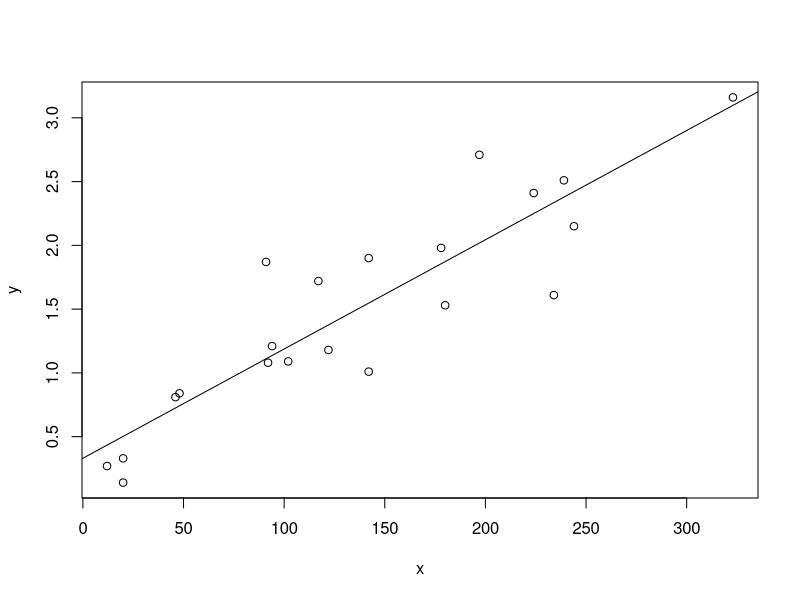
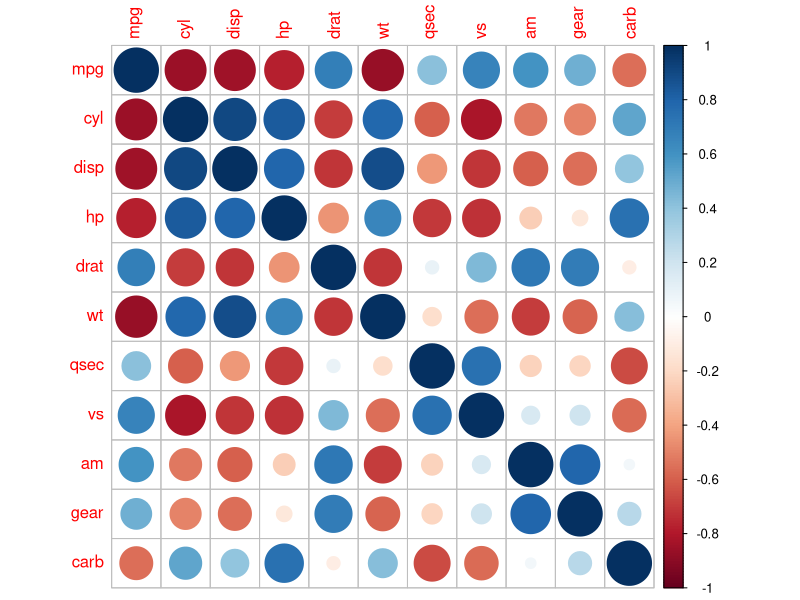

The R source for these figures, in order:
#******************************************************************************
#*                                                                            *    
#*                          Linear Regression                                 *
#******************************************************************************

# Regression: Predict a numerical outcome ("dependent variable") from a set 
# of inputs ("independent variables").The relationship can be linear or non-linear.

# The basic function of regression is to identify statistically significant 
# independent variables and estimate the model parameters.

# How many units will we sell? (Regression)
# Will this customer buy our product (yes/no)? (Classification)
# What price will the customer pay for our product? (Regression)

#Example:
    
#    Y = A + Bx +e

# Here, Y is a dependent variable, whereas A. B are independent variables 
# and e is the error.

#******************************************************************************
# TYPES OF REGRESSION
#   >. SIMPLE REGRESSION(One independent variable)
#       1 . Linear
#       2 . Non Linear
#   >. Multiple REGRESSION(More than one independent variable)
#       1 . Linear
#         1.1 Simple Linear
#         1.2 Method of least square
#         1.3 Coefficient of multiple determination
#         1.4 Standard error of the estimate
#         1.5 Dummy Variable
#         1.6 Interaction
#       2 . Non Linear
#         2.1 Polynomial
#         2.2 Logarithmic
#         2.3 Square root
#         2.4 Reciprocal
#         2.5 Exponential

#******************************************************************************

# Hypothesis for linear regression

# In the Linear regression, dependent variable Y is linear combination of 
# the independent variables. Here regression function is known as hypothesis 

#******************************************************************************


x <- c(12,20,20,46,48,92,91,94,102,117,122,142,142,178,180,197,224,234,239,244,323)
y <- c(0.27, 0.14,0.33, 0.81, 0.84, 1.08, 1.87, 1.21,1.09,1.72,1.18, 1.01,1.90,1.98,1.53,2.71,2.41,1.61,2.51,2.15,3.16)

plot(x,y)

# Since the relationship is linear , let's predict Y based on X
lm.out <- lm(y~x)
lm.out
abline(lm.out)

# We can now create a test dataset and predict the value
test <- data.frame(x= c(120,130,140))
predict(lm.out,test)

# We can check the above result manually also
0.331070 + 0.008566 * 120
0.331070 + 0.008566 * 130
0.331070 + 0.008566 * 140

summary(lm.out)

#******************************************************************************

# MULTIPLE LINER REGRESSION
x1 <- c(45,41,47,39,41,43)
x2 <- c(27,27,25,24,22,23)
x3 <- c(42,37,37,28,18,18)
y <- c(90,84,90,80,86,84)


# x1 <- c(80,80,75,62,62,62)
# x2 <- c(27,27,25,24,22,23)
# x3 <- c(89,88,90,87,87,87)
# y <- c(42,37,37,28,18,18)

score <- data.frame(x1,x2,x3,y)
str(score)
head(score)

lm.out <- lm(y~x1+x2+x3,data = score)
summary(lm.out)

#predict
predicted <- predict(lm.out, data = score, type = "response")
predicted

#******************************************************************************

library(MASS)
data("mtcars")
str(mtcars)

lm.out1 <- lm(mtcars$mpg~., data = mtcars)
summary(lm.out1)

lm.out2 <- lm(mtcars$mpg~ am+wt+hp+disp+cyl, data = mtcars)
summary(lm.out2)

lm.out3 <- lm(mpg ~ wt + hp, data = mtcars)
summary(lm.out3)


#******************************************************************************

# CALCULATE ERROR
# 1. In sample error
# 2. out of sample error


# 1. In sample error
data("mtcars")
model <- lm(mpg ~ hp,mtcars[1:20,])
summary(model)

predicted <- predict(model, mtcars[1:20,], type = "response")
summary(predicted)
predicted

# Calculate RMSE
actual <- mtcars[1:20, "mpg"]
actual
sqrt(mean((predicted - actual)^2))

# 1. Out sample error
data("mtcars")
model <- lm(mpg ~ hp, data = mtcars[1:20,])
summary(model)

predicted <- predict(model, mtcars[21:32,], type = "response")
predicted

actual <- mtcars[21:32, "mpg"]
actual
sqrt(mean((predicted - actual)^2))


# Over fitting and Under fitting
# High Bias (under fitting)
# High Variance ( over fitting)
# Bias : How much on an average are the predicted values different from the actual values.
# Variance : How different were the prediction of model be at the same point if different samples are taken from the population.
# How to get optimum model complexity?
#   1. Get more training data : Fix High variance
#   2. Try smaller set of features : FIx High variance
#   3. Adding Features : Fix high bias
#   4. Adding polynomial Features : Fix High Bias
#   5. Regularize model parameters : Fix high variance.

# K FOLD CROSS VALIDATION : IT get rid of the over fitting and under fitting problem
#   1.  In K fold cross validation we divide the data set into K sets rather than dividing it 
#       into test and train data set. Then we keep one fold as test data set and train the model
#       on K-1 sets.
#   2.  repeat the process K times and note the error in each cycle.
#   3.  Take the average of error from all K trails.
#   4.  Build the model with whole data nd state the error  computed in last state

# Cross validation
install.packages("caret")
library(caret)  # Automate the training and testing process
library(lattice)
library(ggplot2)
data("mtcars")
set.seed(427)

# Fit linear model

model <- train(mpg ~ hp, data = mtcars,
               method = "lm",
               trControl = trainControl(
                   method = "cv", # Cross validation method
                   number = 10,# Number of Iterations
                   verboseIter = TRUE # Write each step in console for better understanding
               )
            )

predicted <- predict(model, mtcars[21:32,])

actual <- mtcars[21:32, "mpg"]
sqrt(mean(predicted - actual)^2)

#******************************************************************************
# Assumptions of linear regression
# 1. Linear functional form
# 2. Independent observation
# 3. Normality of the residuals or errors.
# 4. Homogeneity of residual error.
# 5. no Multicolinearity
# 6. No auto correlation
# 7. no outlier distortion.

#******************************************************************************

# CORRELATION
#   It is defined as the examination of linear relationship between independent and dependent variable
# Correlarion is only measured on numerical data.
# Formula    r = cov(xy)/(sd(x)*sd(y))

# Correlation and regression
data("mtcars")
cor(mtcars)

install.packages("corrplot")
library(corrplot)

str(mtcars)
corrplot(cor(mtcars))

#******************************************************************************

# coefficient of determination or correlation

# R2 is another important measure of linear association between x and y.
# R2 measure the proportion of the total variation in y which is explained by x.
# For example R2 = .8751, indicates that 87.51 % of variation in Y is explained by the independent variable x.

# Formula  R^2 = 1 - (SSE/SST)  = 1 - ((var(e)/var(y)))

#******************************************************************************

# variance Inflation factor (VIF) is a relative measure of the increase in the variance because of collinearity.
# The Higher the value, the higher the collinearity.

# If the VIF is in the range more than >5 then it indicates that collinearity exist.
# If A VIF for a single explanatory variable is obtained using the R-squared value of the regression of that variable against all other explanatory variables:

# Interpretation: The square root of the variance inflation factor indicates how much larger the standard error is, compared with what it would be if that variable are uncorrelated with the other predictor variables in the model.
# that predictor variable is 2.3 times as large as it would be if that predictor

# Example: If the variance inflation factor of a predictor variable were 5.27 (V5.27 = 2.3) this means that the standard error for the coefficient of variable are uncorrelated with the other predictor variables.

install.packages("car")
library(car)

data("mtcars")
model <- lm(mpg~. , data = mtcars)
vif(model)


# Removing multicolinearity. using VIF
model1 <- lm(mpg~. , data = mtcars)
vif(model1)

model2 <- lm(mpg~cyl+hp+drat+wt+qsec+vs+am+gear+carb, data = mtcars)
vif(model2)

model3 <- lm(mpg~+hp+drat+wt+qsec+vs+am+gear+carb, data = mtcars)
vif(model3)

model4<- lm(mpg~+hp+wt+vs+am+gear+carb, data = mtcars)
vif(model4)


final_model <- model4
summary(final_model)


# There must be linear relationship between independent and dependent variables.
# Multiple regression suffers from multi collinearity, autocorrelation, heteroskedasticity.
# Linear Regression is very sensitive to Outliers. It can terribly affect the regression line and eventually the forecasted values.
# Multi-collinearity can increase the variance of the coefficient estimates and make the estimates very sensitive to minor changes in the model. The result is that the coefficient estimates are unstable
# In case of multiple independent variables, we can go with forward selection, backward elimination and step wise approach for selection of most significant independent variables.
# Regression regularization methods(Lasso, Ridge and ElasticNet) works well in case of high dimensionality and multi-collinearity among the variables in the data set.

#******************************************************************************


# R2 can be interpreted as the proportion of the variance in y explained by the regression.
# Every time a new explanatory variable is added to a model, the R 2 increases.
# Adjusted R2 is an attempt to account for additional variables.
# The model with the best adjusted R 2 is best.
# But this method is flawed with overfitting So, R2 and adjusted R2 measure closeness of fit, but are poor selection.

#******************************************************************************

# Model selection

# AIC and BIC are widely used in model selection criteria.
# AIC : Akaike’s Information Criteria
# BIC : Bayesian Information Criteria
# AIC and BIC penalize additional parameter.
# Lesser the AIC and BIC better the model.
#******************************************************************************

# Variable selection

# Looking at individual p-values can be misleading.if you have variables that are 
# collinear(have high correlation), you will have high P-value. this does not means 
# that the variables are useless.

# As quick rule of thumb, selecting your model with AIC value is better than looking 
# at the p-value.

# Note that model selection and prediction accuracy are distinct problems. If your goal
# is to get accurate prediction it is suggested to cross validate your model by selecting 
# our data in a training and testing set.

#******************************************************************************

# Stepwise Regression Variable selection

# Stepwise Regression is a variable selection procedure for independent variables.
# In this technique, the selection of independent variables is done with the help 
# of an automatic process, which Involves no human intervention.
# This feat is achieved by observing statistical values like R-square, t-stats and 
# AIC metric to discern significant variables.
# Stepwise regression basically fits the regression model by adding/dropping covariates 
# one at a time based on a specified criterion. 
# Some of the most commonly used Stepwise regression methods are listed below:
#   1. Standard stepwise regression does two things. It adds and removes predictors 
#       as needed for each step.
#   2. Forward selection : starts with most significant predictor in the model and adds 
#       variable for each step.
#   3. Backward elimination : starts with all predictors in the model and removes the 
#       least significant variable for each step
# The aim of this modeling technique is to maximize the prediction power with minimum 
#  number of predictor variables.
# It is one of the method to handle higher dimensionality of data set.

#******************************************************************************

install.packages("MASS")
library(MASS)
data(mtcars)

# Compare all the possible models.
no_data <- lm(mpg~1, data = mtcars) # Testing with only intercept
summary(no_data)
extractAIC(no_data)

full_data <- lm(mpg~., data = mtcars) # testing with all the parameters
summary(full_data)
extractAIC(full_data)

# Backward elimination : starts with all predictors in the model and removes the 
# least significant variable for each step.
# It decide final set of variables based on their AIC value

stepAIC(full_data, direction = "backward")

# Check result and get the final set of predictors
finalModel <- lm(mpg~am+wt+qsec, data = mtcars)
summary(finalModel)

# Forward selection : starts with most significant predictor in the model and adds 
# variable for each step.


stepAIC(no_data, scope = list(lower = no_data, upper = full_data), direction = "forward")

# Check result and get the final set of predictors
finalModel1 <- lm(mpg~wt + cyl + hp, data = mtcars)
summary(finalModel1)


# both
stepAIC(no_data, scope = list(lower = no_data, upper = full_data), direction = "both")
extractAIC(finalModel1)

#******************************************************************************

#   stepwise regression Vs multi collinearity

# Remove multi collinearity using VIF
install.packages("car")
library(car)

model1 <- lm(mpg ~., data = mtcars)
vif(model1)

# removing disp
model2 <- lm(mpg ~cyl+hp+wt+qsec+vs+am+gear+carb, data = mtcars)
vif(model2)

# removing cyl
model3 <- lm(mpg ~hp+wt+qsec+vs+am+gear+carb, data = mtcars)
vif(model3)

# removing qsec
model4 <- lm(mpg ~hp+wt+vs+am+gear+carb, data = mtcars)
vif(model4)

final_model <- model4
summary(final_model)

#******************************************************************************

# Once the multi collinearity has bee removed e can do stepwise regression for final variable
# selection

stepAIC(final_model, direction = "backward")

finalModel <- lm(mpg~hp + wt + vs + am, data = mtcars)
summary(finalModel)

#******************************************************************************

# DUMMY Variable
install.packages("readxl")
library(readxl)
?readxl
library(car)
getwd()
setwd("/Users/lovenishgaur/Documents/DataAnalyst/Learning_R/Dataset/")
LungCapData <- read_excel("LungCap.xls")

str(LungCapData)

# Checking the missing value
table(is.na(LungCapData))

# Creating a model
model1 <- lm(LungCapData$`LungCap(cc)`~ LungCapData$Smoke, data = LungCapData)
summary(model1)

model2 <- lm(LungCapData$`LungCap(cc)`~ LungCapData$Gender, data = LungCapData)
summary(model2)

model3 <- lm(LungCapData$`LungCap(cc)`~ ., data = LungCapData)
summary(model3)
